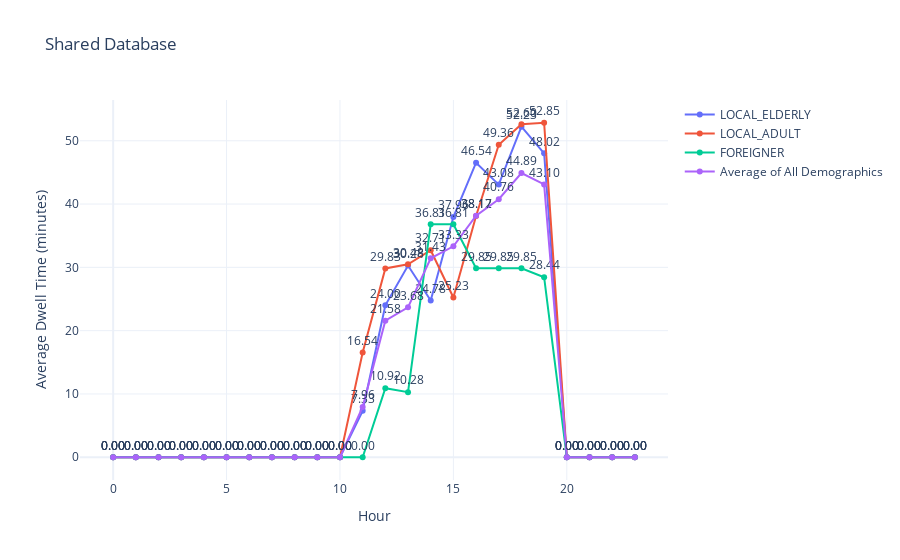

Here is the notebook cell this chart was saved with:
### Markdown cell above
# SharedDatabase

### Code cell
import pandas as pd
import plotly.graph_objects as go

file_path = 'sharedDatabase1day.xlsx'
xls = pd.ExcelFile(file_path)

avg_dwell_times = pd.DataFrame()

day_data = pd.read_excel(xls, sheet_name='Day 1')
day_data = day_data.drop(columns=[col for col in day_data.columns if "Unnamed" in col])
day_data['LOCAL_ELDERLY'] = day_data['LOCAL_ELDERLY']/60
day_data['LOCAL_ADULT'] = day_data['LOCAL_ADULT']/60
day_data['FOREIGNER'] = day_data['FOREIGNER']/60
day_data['Average of All Demographics'] = day_data['Average of All Demographics']/60
day_data_filtered = day_data[(day_data['Simulation Hour'] >= 0) & (day_data['Simulation Hour'] <= 23)]

day_data_new = day_data[(day_data['Simulation Hour'] >= 10) & (day_data['Simulation Hour'] <= 20)]
average_SharedDatabase = day_data_new['Average of All Demographics'].sum()/10
print(average_SharedDatabase)

fig = go.Figure()

for column in day_data_filtered.columns[1:]: 
    text_values = [f"{value:.2f}" for value in day_data_filtered[column]]
    fig.add_trace(go.Scatter(x=day_data_filtered['Simulation Hour'], y=day_data_filtered[column], text=text_values,
                             mode='lines+markers+text', name=column, textposition="top center"))

fig.update_layout(title='Shared Database',
                  xaxis_title='Hour',
                  yaxis_title='Average Dwell Time (minutes)',
                  template='plotly_white')

fig.show()

### Figure 1 — Plotly figure (JSON) as saved in the notebook; plotly's stock layout.template omitted (floating-point values rounded to 4 significant figures)
{"data": [{"mode": "lines+markers+text", "name": "LOCAL_ELDERLY", "text": ["0.00", "0.00", "0.00", "0.00", "0.00", "0.00", "0.00", "0.00", "0.00", "0.00", "0.00", "7.33", "24.00", "30.28", "24.78", "37.96", "46.54", "43.08", "52.23", "48.02", "0.00", "0.00", "0.00", "0.00"], "textposition": "top center", "type": "scatter", "x": [0, 1, 2, 3, 4, 5, 6, 7, 8, 9, 10, 11, 12, 13, 14, 15, 16, 17, 18, 19, 20, 21, 22, 23], "y": [0, 0, 0, 0, 0, 0, 0, 0, 0, 0, 0, 7.333, 24, 30.28, 24.78, 37.96, 46.54, 43.08, 52.23, 48.02, 0, 0, 0, 0]}, {"mode": "lines+markers+text", "name": "LOCAL_ADULT", "text": ["0.00", "0.00", "0.00", "0.00", "0.00", "0.00", "0.00", "0.00", "0.00", "0.00", "0.00", "16.54", "29.83", "30.48", "32.71", "25.23", "38.12", "49.36", "52.60", "52.85", "0.00", "0.00", "0.00", "0.00"], "textposition": "top center", "type": "scatter", "x": [0, 1, 2, 3, 4, 5, 6, 7, 8, 9, 10, 11, 12, 13, 14, 15, 16, 17, 18, 19, 20, 21, 22, 23], "y": [0, 0, 0, 0, 0, 0, 0, 0, 0, 0, 0, 16.54, 29.83, 30.48, 32.71, 25.23, 38.12, 49.36, 52.6, 52.85, 0, 0, 0, 0]}, {"mode": "lines+markers+text", "name": "FOREIGNER", "text": ["0.00", "0.00", "0.00", "0.00", "0.00", "0.00", "0.00", "0.00", "0.00", "0.00", "0.00", "0.00", "10.92", "10.28", "36.81", "36.81", "29.85", "29.85", "29.85", "28.44", "0.00", "0.00", "0.00", "0.00"], "textposition": "top center", "type": "scatter", "x": [0, 1, 2, 3, 4, 5, 6, 7, 8, 9, 10, 11, 12, 13, 14, 15, 16, 17, 18, 19, 20, 21, 22, 23], "y": [0, 0, 0, 0, 0, 0, 0, 0, 0, 0, 0, 0, 10.92, 10.28, 36.81, 36.81, 29.85, 29.85, 29.85, 28.44, 0, 0, 0, 0]}, {"mode": "lines+markers+text", "name": "Average of All Demographics", "text": ["0.00", "0.00", "0.00", "0.00", "0.00", "0.00", "0.00", "0.00", "0.00", "0.00", "0.00", "7.96", "21.58", "23.68", "31.43", "33.33", "38.17", "40.76", "44.89", "43.10", "0.00", "0.00", "0.00", "0.00"], "textposition": "top center", "type": "scatter", "x": [0, 1, 2, 3, 4, 5, 6, 7, 8, 9, 10, 11, 12, 13, 14, 15, 16, 17, 18, 19, 20, 21, 22, 23], "y": [0, 0, 0, 0, 0, 0, 0, 0, 0, 0, 0, 7.958, 21.58, 23.68, 31.43, 33.33, 38.17, 40.76, 44.89, 43.1, 0, 0, 0, 0]}], "layout": {"title": {"text": "Shared Database"}, "xaxis": {"title": {"text": "Hour"}}, "yaxis": {"title": {"text": "Average Dwell Time (minutes)"}}}}
